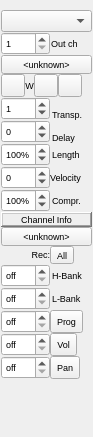
<?xml version="1.0" encoding="UTF-8"?>
<ui version="4.0">
 <class>MidiTrackInfoBase</class>
 <widget class="QWidget" name="MidiTrackInfoBase">
  <property name="geometry">
   <rect>
    <x>0</x>
    <y>0</y>
    <width>93</width>
    <height>437</height>
   </rect>
  </property>
  <property name="sizePolicy">
   <sizepolicy hsizetype="Maximum" vsizetype="MinimumExpanding">
    <horstretch>0</horstretch>
    <verstretch>0</verstretch>
   </sizepolicy>
  </property>
  <property name="minimumSize">
   <size>
    <width>0</width>
    <height>0</height>
   </size>
  </property>
  <property name="maximumSize">
   <size>
    <width>32767</width>
    <height>32767</height>
   </size>
  </property>
  <property name="font">
   <font>
    <family>Arial</family>
    <pointsize>7</pointsize>
   </font>
  </property>
  <property name="windowTitle">
   <string>MusE: TrackInfo</string>
  </property>
  <property name="toolTip">
   <string/>
  </property>
  <property name="whatsThis">
   <string/>
  </property>
  <layout class="QGridLayout" name="gridLayout">
   <property name="leftMargin">
    <number>1</number>
   </property>
   <property name="topMargin">
    <number>0</number>
   </property>
   <property name="rightMargin">
    <number>1</number>
   </property>
   <property name="bottomMargin">
    <number>0</number>
   </property>
   <property name="spacing">
    <number>0</number>
   </property>
   <item row="7" column="0">
    <widget class="MusEGui::SpinBox" name="iTransp">
     <property name="sizePolicy">
      <sizepolicy hsizetype="Minimum" vsizetype="Fixed">
       <horstretch>0</horstretch>
       <verstretch>0</verstretch>
      </sizepolicy>
     </property>
     <property name="autoFillBackground">
      <bool>false</bool>
     </property>
     <property name="specialValueText">
      <string>off</string>
     </property>
     <property name="minimum">
      <number>-127</number>
     </property>
     <property name="maximum">
      <number>127</number>
     </property>
     <property name="value">
      <number>1</number>
     </property>
    </widget>
   </item>
   <item row="10" column="0">
    <widget class="MusEGui::SpinBox" name="iLen">
     <property name="sizePolicy">
      <sizepolicy hsizetype="Maximum" vsizetype="Fixed">
       <horstretch>0</horstretch>
       <verstretch>0</verstretch>
      </sizepolicy>
     </property>
     <property name="autoFillBackground">
      <bool>false</bool>
     </property>
     <property name="suffix">
      <string>%</string>
     </property>
     <property name="minimum">
      <number>25</number>
     </property>
     <property name="maximum">
      <number>200</number>
     </property>
     <property name="value">
      <number>100</number>
     </property>
    </widget>
   </item>
   <item row="3" column="1">
    <widget class="QLabel" name="TextLabel2">
     <property name="sizePolicy">
      <sizepolicy hsizetype="Minimum" vsizetype="Fixed">
       <horstretch>0</horstretch>
       <verstretch>0</verstretch>
      </sizepolicy>
     </property>
     <property name="text">
      <string>Out ch</string>
     </property>
     <property name="wordWrap">
      <bool>false</bool>
     </property>
     <property name="margin">
      <number>0</number>
     </property>
     <property name="indent">
      <number>1</number>
     </property>
    </widget>
   </item>
   <item row="11" column="0">
    <widget class="MusEGui::SpinBox" name="iAnschl">
     <property name="sizePolicy">
      <sizepolicy hsizetype="Minimum" vsizetype="Fixed">
       <horstretch>0</horstretch>
       <verstretch>0</verstretch>
      </sizepolicy>
     </property>
     <property name="baseSize">
      <size>
       <width>8</width>
       <height>5</height>
      </size>
     </property>
     <property name="autoFillBackground">
      <bool>false</bool>
     </property>
     <property name="minimum">
      <number>-127</number>
     </property>
     <property name="maximum">
      <number>127</number>
     </property>
     <property name="value">
      <number>0</number>
     </property>
    </widget>
   </item>
   <item row="1" column="0" colspan="2">
    <widget class="QComboBox" name="iOutput">
     <property name="sizePolicy">
      <sizepolicy hsizetype="Ignored" vsizetype="Fixed">
       <horstretch>0</horstretch>
       <verstretch>0</verstretch>
      </sizepolicy>
     </property>
     <property name="toolTip">
      <string>output port</string>
     </property>
    </widget>
   </item>
   <item row="8" column="0" rowspan="2">
    <widget class="MusEGui::SpinBox" name="iVerz">
     <property name="sizePolicy">
      <sizepolicy hsizetype="Minimum" vsizetype="Fixed">
       <horstretch>0</horstretch>
       <verstretch>0</verstretch>
      </sizepolicy>
     </property>
     <property name="autoFillBackground">
      <bool>false</bool>
     </property>
     <property name="specialValueText">
      <string>off</string>
     </property>
     <property name="minimum">
      <number>-1000</number>
     </property>
     <property name="maximum">
      <number>1000</number>
     </property>
    </widget>
   </item>
   <item row="0" column="0" colspan="2">
    <widget class="QLabel" name="trackNameLabel">
     <property name="sizePolicy">
      <sizepolicy hsizetype="Ignored" vsizetype="Minimum">
       <horstretch>0</horstretch>
       <verstretch>0</verstretch>
      </sizepolicy>
     </property>
     <property name="wordWrap">
      <bool>true</bool>
     </property>
    </widget>
   </item>
   <item row="6" column="0" colspan="2">
    <layout class="QHBoxLayout" name="horizontalLayout">
     <property name="spacing">
      <number>0</number>
     </property>
     <item>
      <widget class="QToolButton" name="iRButton">
       <property name="sizePolicy">
        <sizepolicy hsizetype="Maximum" vsizetype="Maximum">
         <horstretch>0</horstretch>
         <verstretch>0</verstretch>
        </sizepolicy>
       </property>
       <property name="toolTip">
        <string>input routing</string>
       </property>
       <property name="text">
        <string/>
       </property>
       <property name="iconSize">
        <size>
         <width>16</width>
         <height>16</height>
        </size>
       </property>
      </widget>
     </item>
     <item>
      <widget class="QLabel" name="iChanDetectLabel">
       <property name="sizePolicy">
        <sizepolicy hsizetype="Maximum" vsizetype="Fixed">
         <horstretch>0</horstretch>
         <verstretch>0</verstretch>
        </sizepolicy>
       </property>
       <property name="toolTip">
        <string>input detect</string>
       </property>
       <property name="whatsThis">
        <string>Input detect indicator. Detects all note on-off, controller, aftertouch, 
                  program change, and pitchbend (but not sysex or realtime) events 
                  on the selected channels, on the selected midi ports.</string>
       </property>
       <property name="lineWidth">
        <number>0</number>
       </property>
       <property name="text">
        <string>W</string>
       </property>
       <property name="alignment">
        <set>Qt::AlignCenter</set>
       </property>
       <property name="wordWrap">
        <bool>false</bool>
       </property>
       <property name="margin">
        <number>1</number>
       </property>
       <property name="indent">
        <number>-1</number>
       </property>
      </widget>
     </item>
     <item>
      <widget class="QToolButton" name="recEchoButton">
       <property name="sizePolicy">
        <sizepolicy hsizetype="Maximum" vsizetype="Maximum">
         <horstretch>0</horstretch>
         <verstretch>0</verstretch>
        </sizepolicy>
       </property>
       <property name="toolTip">
        <string>Monitor</string>
       </property>
       <property name="whatsThis">
        <string>Pass input through to output</string>
       </property>
       <property name="text">
        <string/>
       </property>
       <property name="checkable">
        <bool>true</bool>
       </property>
      </widget>
     </item>
     <item>
      <widget class="QToolButton" name="oRButton">
       <property name="sizePolicy">
        <sizepolicy hsizetype="Maximum" vsizetype="Maximum">
         <horstretch>0</horstretch>
         <verstretch>0</verstretch>
        </sizepolicy>
       </property>
       <property name="toolTip">
        <string>output routing</string>
       </property>
       <property name="text">
        <string/>
       </property>
      </widget>
     </item>
     <item>
      <spacer name="echoSpacer">
       <property name="orientation">
        <enum>Qt::Horizontal</enum>
       </property>
       <property name="sizeType">
        <enum>QSizePolicy::Expanding</enum>
       </property>
       <property name="sizeHint" stdset="0">
        <size>
         <width>13</width>
         <height>13</height>
        </size>
       </property>
      </spacer>
     </item>
    </layout>
   </item>
   <item row="10" column="1">
    <widget class="QLabel" name="TextLabel11">
     <property name="sizePolicy">
      <sizepolicy hsizetype="Minimum" vsizetype="Fixed">
       <horstretch>0</horstretch>
       <verstretch>0</verstretch>
      </sizepolicy>
     </property>
     <property name="toolTip">
      <string>Change note length in percent of actual length</string>
     </property>
     <property name="text">
      <string>Length</string>
     </property>
     <property name="wordWrap">
      <bool>false</bool>
     </property>
     <property name="indent">
      <number>2</number>
     </property>
    </widget>
   </item>
   <item row="9" column="1">
    <widget class="QLabel" name="TextLabel10">
     <property name="sizePolicy">
      <sizepolicy hsizetype="Minimum" vsizetype="Fixed">
       <horstretch>0</horstretch>
       <verstretch>0</verstretch>
      </sizepolicy>
     </property>
     <property name="toolTip">
      <string>Offset playback of notes before or after actual note</string>
     </property>
     <property name="text">
      <string>Delay</string>
     </property>
     <property name="wordWrap">
      <bool>false</bool>
     </property>
     <property name="indent">
      <number>2</number>
     </property>
    </widget>
   </item>
   <item row="7" column="1" rowspan="2">
    <widget class="QLabel" name="TextLabel9">
     <property name="sizePolicy">
      <sizepolicy hsizetype="Minimum" vsizetype="Fixed">
       <horstretch>0</horstretch>
       <verstretch>0</verstretch>
      </sizepolicy>
     </property>
     <property name="toolTip">
      <string>Transpose notes up or down</string>
     </property>
     <property name="text">
      <string>Transp.</string>
     </property>
     <property name="wordWrap">
      <bool>false</bool>
     </property>
     <property name="indent">
      <number>2</number>
     </property>
    </widget>
   </item>
   <item row="12" column="0">
    <widget class="MusEGui::SpinBox" name="iKompr">
     <property name="sizePolicy">
      <sizepolicy hsizetype="Maximum" vsizetype="Fixed">
       <horstretch>0</horstretch>
       <verstretch>0</verstretch>
      </sizepolicy>
     </property>
     <property name="autoFillBackground">
      <bool>false</bool>
     </property>
     <property name="suffix">
      <string>%</string>
     </property>
     <property name="prefix">
      <string/>
     </property>
     <property name="minimum">
      <number>25</number>
     </property>
     <property name="maximum">
      <number>200</number>
     </property>
     <property name="value">
      <number>100</number>
     </property>
    </widget>
   </item>
   <item row="16" column="0">
    <widget class="MusEGui::SpinBox" name="iHBank">
     <property name="enabled">
      <bool>true</bool>
     </property>
     <property name="sizePolicy">
      <sizepolicy hsizetype="Minimum" vsizetype="Fixed">
       <horstretch>0</horstretch>
       <verstretch>0</verstretch>
      </sizepolicy>
     </property>
     <property name="toolTip">
      <string>Bank Select MSB. Ctrl-double-click on/off.</string>
     </property>
     <property name="autoFillBackground">
      <bool>false</bool>
     </property>
     <property name="specialValueText">
      <string>off</string>
     </property>
     <property name="minimum">
      <number>0</number>
     </property>
     <property name="maximum">
      <number>128</number>
     </property>
     <property name="value">
      <number>0</number>
     </property>
    </widget>
   </item>
   <item row="16" column="1">
    <widget class="QLabel" name="TextLabel4">
     <property name="sizePolicy">
      <sizepolicy hsizetype="Minimum" vsizetype="Fixed">
       <horstretch>0</horstretch>
       <verstretch>0</verstretch>
      </sizepolicy>
     </property>
     <property name="lineWidth">
      <number>1</number>
     </property>
     <property name="text">
      <string>H-Bank</string>
     </property>
     <property name="wordWrap">
      <bool>false</bool>
     </property>
     <property name="margin">
      <number>0</number>
     </property>
     <property name="indent">
      <number>2</number>
     </property>
    </widget>
   </item>
   <item row="17" column="0">
    <widget class="MusEGui::SpinBox" name="iLBank">
     <property name="sizePolicy">
      <sizepolicy hsizetype="Minimum" vsizetype="Fixed">
       <horstretch>0</horstretch>
       <verstretch>0</verstretch>
      </sizepolicy>
     </property>
     <property name="toolTip">
      <string>Bank Select LSB. Ctrl-double-click on/off.</string>
     </property>
     <property name="autoFillBackground">
      <bool>false</bool>
     </property>
     <property name="specialValueText">
      <string>off</string>
     </property>
     <property name="minimum">
      <number>0</number>
     </property>
     <property name="maximum">
      <number>128</number>
     </property>
     <property name="value">
      <number>0</number>
     </property>
    </widget>
   </item>
   <item row="3" column="0">
    <widget class="MusEGui::SpinBox" name="iOutputChannel">
     <property name="sizePolicy">
      <sizepolicy hsizetype="Minimum" vsizetype="Fixed">
       <horstretch>0</horstretch>
       <verstretch>0</verstretch>
      </sizepolicy>
     </property>
     <property name="toolTip">
      <string>output channel</string>
     </property>
     <property name="whatsThis">
      <string>all midi events are sent to this output channel</string>
     </property>
     <property name="autoFillBackground">
      <bool>false</bool>
     </property>
     <property name="minimum">
      <number>1</number>
     </property>
     <property name="maximum">
      <number>16</number>
     </property>
    </widget>
   </item>
   <item row="11" column="1">
    <widget class="QLabel" name="TextLabel12">
     <property name="sizePolicy">
      <sizepolicy hsizetype="Minimum" vsizetype="Fixed">
       <horstretch>0</horstretch>
       <verstretch>0</verstretch>
      </sizepolicy>
     </property>
     <property name="toolTip">
      <string>&lt;html&gt;&lt;head/&gt;&lt;body&gt;&lt;p&gt;Add or substract velocity to notes on track.&lt;/p&gt;&lt;p&gt;&lt;span style=&quot; font-style:italic;&quot;&gt;Since the midi note range is 0-127 this &lt;br/&gt;might mean that the notes do not reach &lt;br/&gt;the combined velocity, note + Velocity.&lt;/span&gt;&lt;/p&gt;&lt;/body&gt;&lt;/html&gt;</string>
     </property>
     <property name="text">
      <string>Velocity</string>
     </property>
     <property name="wordWrap">
      <bool>false</bool>
     </property>
     <property name="indent">
      <number>0</number>
     </property>
    </widget>
   </item>
   <item row="15" column="0">
    <widget class="QLabel" name="textLabel1">
     <property name="sizePolicy">
      <sizepolicy hsizetype="Minimum" vsizetype="Fixed">
       <horstretch>0</horstretch>
       <verstretch>0</verstretch>
      </sizepolicy>
     </property>
     <property name="text">
      <string>Rec:</string>
     </property>
     <property name="alignment">
      <set>Qt::AlignRight|Qt::AlignTrailing|Qt::AlignVCenter</set>
     </property>
     <property name="wordWrap">
      <bool>false</bool>
     </property>
    </widget>
   </item>
   <item row="15" column="1">
    <layout class="QHBoxLayout" name="horizontalLayout_3">
     <property name="spacing">
      <number>0</number>
     </property>
     <item>
      <widget class="QToolButton" name="recordButton">
       <property name="sizePolicy">
        <sizepolicy hsizetype="Minimum" vsizetype="Minimum">
         <horstretch>0</horstretch>
         <verstretch>0</verstretch>
        </sizepolicy>
       </property>
       <property name="toolTip">
        <string>Add all settings to song</string>
       </property>
       <property name="text">
        <string>All</string>
       </property>
      </widget>
     </item>
     <item>
      <spacer name="allRecSpacer">
       <property name="orientation">
        <enum>Qt::Horizontal</enum>
       </property>
       <property name="sizeType">
        <enum>QSizePolicy::Expanding</enum>
       </property>
       <property name="sizeHint" stdset="0">
        <size>
         <width>13</width>
         <height>13</height>
        </size>
       </property>
      </spacer>
     </item>
    </layout>
   </item>
   <item row="13" column="0" colspan="2">
    <widget class="QLabel" name="TextLabel1_2">
     <property name="sizePolicy">
      <sizepolicy hsizetype="Minimum" vsizetype="Maximum">
       <horstretch>0</horstretch>
       <verstretch>0</verstretch>
      </sizepolicy>
     </property>
     <property name="frameShape">
      <enum>QFrame::WinPanel</enum>
     </property>
     <property name="frameShadow">
      <enum>QFrame::Raised</enum>
     </property>
     <property name="lineWidth">
      <number>1</number>
     </property>
     <property name="midLineWidth">
      <number>1</number>
     </property>
     <property name="text">
      <string>Channel Info</string>
     </property>
     <property name="alignment">
      <set>Qt::AlignCenter</set>
     </property>
     <property name="wordWrap">
      <bool>false</bool>
     </property>
    </widget>
   </item>
   <item row="14" column="0" colspan="2">
    <widget class="QPushButton" name="iPatch">
     <property name="sizePolicy">
      <sizepolicy hsizetype="Ignored" vsizetype="Fixed">
       <horstretch>0</horstretch>
       <verstretch>0</verstretch>
      </sizepolicy>
     </property>
     <property name="toolTip">
      <string>Select instrument patch</string>
     </property>
     <property name="text">
      <string>&lt;unknown&gt;</string>
     </property>
    </widget>
   </item>
   <item row="12" column="1">
    <widget class="QLabel" name="TextLabel13">
     <property name="sizePolicy">
      <sizepolicy hsizetype="Minimum" vsizetype="Fixed">
       <horstretch>0</horstretch>
       <verstretch>0</verstretch>
      </sizepolicy>
     </property>
     <property name="toolTip">
      <string>Compress the notes velocity range, in percent of actual velocity</string>
     </property>
     <property name="text">
      <string>Compr.</string>
     </property>
     <property name="wordWrap">
      <bool>false</bool>
     </property>
     <property name="indent">
      <number>2</number>
     </property>
    </widget>
   </item>
   <item row="17" column="1">
    <widget class="QLabel" name="TextLabel5">
     <property name="sizePolicy">
      <sizepolicy hsizetype="Minimum" vsizetype="Fixed">
       <horstretch>0</horstretch>
       <verstretch>0</verstretch>
      </sizepolicy>
     </property>
     <property name="lineWidth">
      <number>1</number>
     </property>
     <property name="text">
      <string>L-Bank</string>
     </property>
     <property name="wordWrap">
      <bool>false</bool>
     </property>
     <property name="margin">
      <number>0</number>
     </property>
     <property name="indent">
      <number>2</number>
     </property>
    </widget>
   </item>
   <item row="18" column="0">
    <widget class="MusEGui::SpinBox" name="iProgram">
     <property name="sizePolicy">
      <sizepolicy hsizetype="Minimum" vsizetype="Fixed">
       <horstretch>0</horstretch>
       <verstretch>0</verstretch>
      </sizepolicy>
     </property>
     <property name="toolTip">
      <string>Program. Ctrl-double-click on/off.</string>
     </property>
     <property name="autoFillBackground">
      <bool>false</bool>
     </property>
     <property name="specialValueText">
      <string>off</string>
     </property>
     <property name="minimum">
      <number>0</number>
     </property>
     <property name="maximum">
      <number>128</number>
     </property>
     <property name="value">
      <number>0</number>
     </property>
    </widget>
   </item>
   <item row="18" column="1">
    <layout class="QHBoxLayout" name="horizontalLayout_4">
     <property name="spacing">
      <number>0</number>
     </property>
     <item>
      <widget class="QToolButton" name="progRecButton">
       <property name="sizePolicy">
        <sizepolicy hsizetype="Minimum" vsizetype="Minimum">
         <horstretch>0</horstretch>
         <verstretch>0</verstretch>
        </sizepolicy>
       </property>
       <property name="toolTip">
        <string>Add bank + prog settings to song</string>
       </property>
       <property name="text">
        <string>Prog</string>
       </property>
      </widget>
     </item>
     <item>
      <spacer name="progRecSpacer">
       <property name="orientation">
        <enum>Qt::Horizontal</enum>
       </property>
       <property name="sizeType">
        <enum>QSizePolicy::Expanding</enum>
       </property>
       <property name="sizeHint" stdset="0">
        <size>
         <width>13</width>
         <height>13</height>
        </size>
       </property>
      </spacer>
     </item>
    </layout>
   </item>
   <item row="19" column="0">
    <widget class="MusEGui::SpinBox" name="iLautst">
     <property name="sizePolicy">
      <sizepolicy hsizetype="Minimum" vsizetype="Fixed">
       <horstretch>0</horstretch>
       <verstretch>0</verstretch>
      </sizepolicy>
     </property>
     <property name="toolTip">
      <string>Volume. Ctrl-double-click on/off.</string>
     </property>
     <property name="autoFillBackground">
      <bool>false</bool>
     </property>
     <property name="specialValueText">
      <string>off</string>
     </property>
     <property name="minimum">
      <number>-1</number>
     </property>
     <property name="maximum">
      <number>127</number>
     </property>
     <property name="value">
      <number>-1</number>
     </property>
    </widget>
   </item>
   <item row="19" column="1">
    <layout class="QHBoxLayout" name="horizontalLayout_5">
     <property name="spacing">
      <number>0</number>
     </property>
     <item>
      <widget class="QToolButton" name="volRecButton">
       <property name="sizePolicy">
        <sizepolicy hsizetype="Minimum" vsizetype="Minimum">
         <horstretch>0</horstretch>
         <verstretch>0</verstretch>
        </sizepolicy>
       </property>
       <property name="toolTip">
        <string>Add vol setting to song</string>
       </property>
       <property name="text">
        <string>Vol</string>
       </property>
      </widget>
     </item>
     <item>
      <spacer name="volRecSpacer">
       <property name="orientation">
        <enum>Qt::Horizontal</enum>
       </property>
       <property name="sizeType">
        <enum>QSizePolicy::Expanding</enum>
       </property>
       <property name="sizeHint" stdset="0">
        <size>
         <width>13</width>
         <height>13</height>
        </size>
       </property>
      </spacer>
     </item>
    </layout>
   </item>
   <item row="20" column="0">
    <widget class="MusEGui::SpinBox" name="iPan">
     <property name="sizePolicy">
      <sizepolicy hsizetype="Minimum" vsizetype="Fixed">
       <horstretch>0</horstretch>
       <verstretch>0</verstretch>
      </sizepolicy>
     </property>
     <property name="toolTip">
      <string>Change stereo position. Ctrl-double-click on/off.</string>
     </property>
     <property name="whatsThis">
      <string>Change stereo position. Ctrl-double-click on/off.</string>
     </property>
     <property name="autoFillBackground">
      <bool>false</bool>
     </property>
     <property name="specialValueText">
      <string>off</string>
     </property>
     <property name="minimum">
      <number>-65</number>
     </property>
     <property name="maximum">
      <number>63</number>
     </property>
     <property name="value">
      <number>-65</number>
     </property>
    </widget>
   </item>
   <item row="20" column="1">
    <layout class="QHBoxLayout" name="horizontalLayout_6">
     <property name="spacing">
      <number>0</number>
     </property>
     <item>
      <widget class="QToolButton" name="panRecButton">
       <property name="sizePolicy">
        <sizepolicy hsizetype="Minimum" vsizetype="Minimum">
         <horstretch>0</horstretch>
         <verstretch>0</verstretch>
        </sizepolicy>
       </property>
       <property name="toolTip">
        <string>Add pan setting to song</string>
       </property>
       <property name="text">
        <string>Pan</string>
       </property>
      </widget>
     </item>
     <item>
      <spacer name="panRecSpacer">
       <property name="orientation">
        <enum>Qt::Horizontal</enum>
       </property>
       <property name="sizeType">
        <enum>QSizePolicy::Expanding</enum>
       </property>
       <property name="sizeHint" stdset="0">
        <size>
         <width>13</width>
         <height>13</height>
        </size>
       </property>
      </spacer>
     </item>
    </layout>
   </item>
   <item row="21" column="0">
    <spacer name="spacer5">
     <property name="orientation">
      <enum>Qt::Vertical</enum>
     </property>
     <property name="sizeType">
      <enum>QSizePolicy::Expanding</enum>
     </property>
     <property name="sizeHint" stdset="0">
      <size>
       <width>18</width>
       <height>58</height>
      </size>
     </property>
    </spacer>
   </item>
   <item row="4" column="0" colspan="2">
    <widget class="QPushButton" name="instrPushButton">
     <property name="sizePolicy">
      <sizepolicy hsizetype="Ignored" vsizetype="Fixed">
       <horstretch>0</horstretch>
       <verstretch>0</verstretch>
      </sizepolicy>
     </property>
     <property name="toolTip">
      <string>Select instrument</string>
     </property>
     <property name="text">
      <string>&lt;unknown&gt;</string>
     </property>
    </widget>
   </item>
  </layout>
 </widget>
 <layoutdefault spacing="6" margin="11"/>
 <customwidgets>
  <customwidget>
   <class>MusEGui::SpinBox</class>
   <extends>QSpinBox</extends>
   <header location="global">spinbox.h</header>
  </customwidget>
 </customwidgets>
 <tabstops>
  <tabstop>iOutput</tabstop>
  <tabstop>iOutputChannel</tabstop>
  <tabstop>iTransp</tabstop>
  <tabstop>iVerz</tabstop>
  <tabstop>iLen</tabstop>
  <tabstop>iAnschl</tabstop>
  <tabstop>iKompr</tabstop>
  <tabstop>iPatch</tabstop>
  <tabstop>iHBank</tabstop>
  <tabstop>iLBank</tabstop>
  <tabstop>iProgram</tabstop>
  <tabstop>iLautst</tabstop>
  <tabstop>iPan</tabstop>
 </tabstops>
 <resources/>
 <connections/>
</ui>
